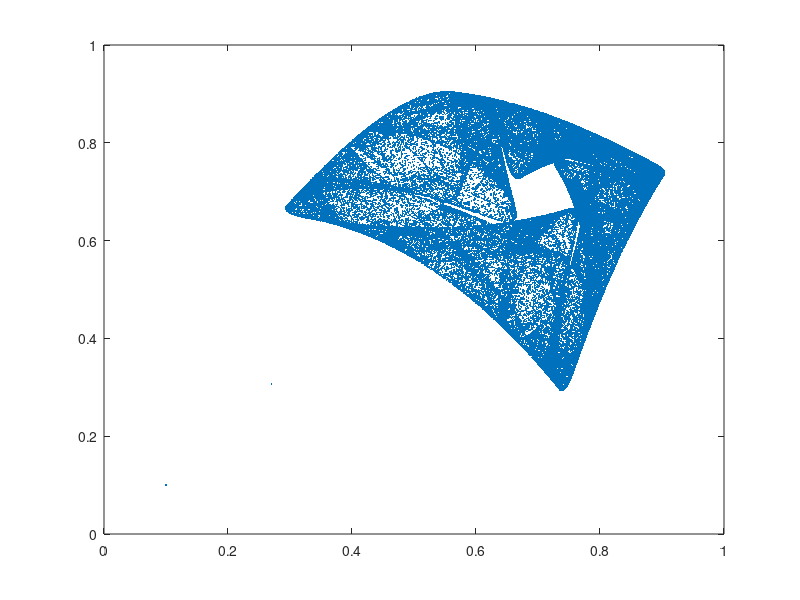

Write the MATLAB code that produced this figure.
M_PI  = 3.14592;  
total = 100000;
x = zeros(total,1);
y = zeros(total,1);

x(1) = 0.1;
y(1) = 0.1;

alpha1 = 0.915
beta1  = 2.97


for i = 1:total - 1
	x(i + 1) = alpha1 * (sin(M_PI * y(i)) + beta1) * x(i) * (1 - x(i));
	y(i + 1) = alpha1 * (sin(M_PI * x(i + 1)) + beta1) * y(i) * (1 - y(i));
endfor

plot(x,y,'.','MarkerSize',4);
printf("\nIn twodslmm\n");
x(total - 2)
x(total - 3)
x(total - 4)
x(total - 5)
